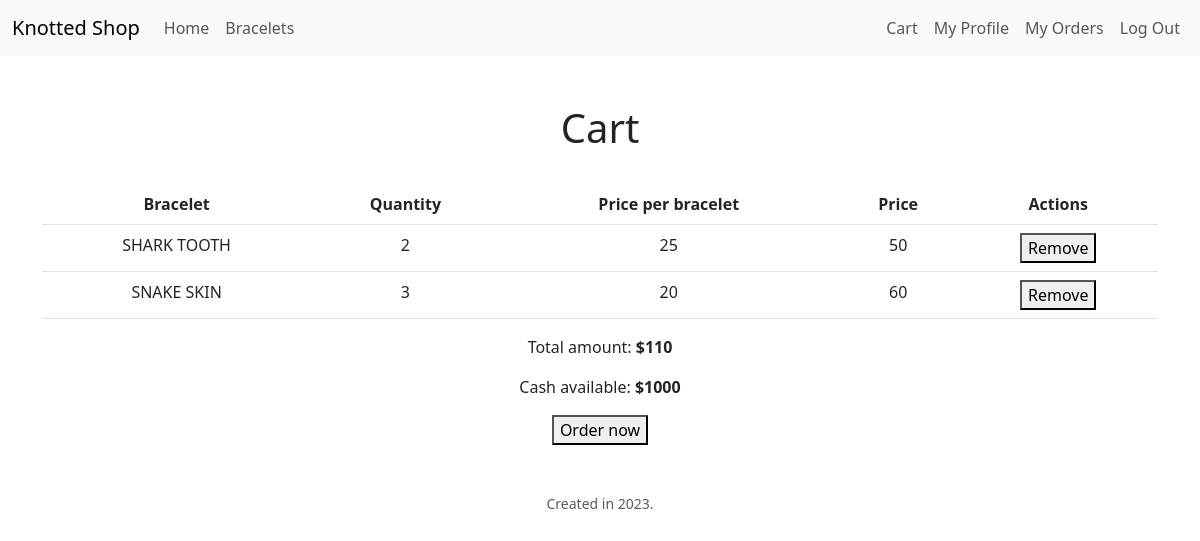
Page /cart (signed in) on the committed database.
### tables this page shows
CREATE TABLE products (
id INTEGER PRIMARY KEY NOT NULL UNIQUE,
name TEXT NOT NULL,
descr TEXT,
price INTEGER NOT NULL,
quantity INTEGER NOT NULL);

CREATE TABLE users (
id INTEGER PRIMARY KEY NOT NULL UNIQUE,
first_name TEXT NOT NULL,
last_name TEXT NOT NULL,
username TEXT NOT NULL UNIQUE,
hash TEXT NOT NULL,
email TEXT NOT NULL UNIQUE,
address_id INTEGER,
last_login_date DATE, cash INTEGER DEFAULT 1000);

### app.py (the view)
@app.route("/cart")
def cart():
    conn = get_database_connection()
    cur = conn.cursor()
    cart_data = cur.execute("""SELECT products.id AS id, products.name, SUM(cart.quantity) AS quantity, products.price
        FROM products
        JOIN cart ON products.id = cart.product_id
        JOIN users ON cart.user_id = users.id
        WHERE users.id = 1
        GROUP BY products.name;""").fetchall()
    total = cur.execute("""SELECT SUM(products.price) AS total_amount
        FROM products
        JOIN cart ON products.id = cart.product_id
        JOIN users ON cart.user_id = users.id
        WHERE users.id = 1;""").fetchone()
    row = cur.execute("SELECT cash FROM users WHERE id = ?;", (session["user_id"], )).fetchone()
    conn.close()
    return render_template("cart.html", cart_data=cart_data, total_amount=total, cash=row["cash"])

### app.py (called while the page is built)
@app.after_request
def after_request(response):
    response.headers["Cache-Control"] = "no-cache, no-store, must-revalidate"
    response.headers["Expires"] = 0
    response.headers["Pragma"] = "no-cache"
    return response

def get_database_connection():
    conn = sqlite3.connect("paracord.db")
    conn.row_factory = sqlite3.Row
    return conn

### templates/cart.html (shortened to what this page needs)
{% extends "layout.html" %}
{% block main %}
    <h1>Cart</h1><br>
    <div class="container">
        <table class="table">
            <thead>
                <tr>
                    <th scope="col">Bracelet</th>
                    <th scope="col">Quantity</th>
                    <th scope="col">Price per bracelet</th>
                    <th scope="col">Price</th>
                    <th scope="col">Actions</th>
                </tr>
            </thead>
            <tbody>
                {% for product in cart_data %}
                    <tr>
                        <td>{{ product["name"] }}</td>
                        <td>{{ product["quantity"] }}</td>
                        <td>{{ product["price"] }}</td>
                        <td>{{ product["quantity"] * product["price"] }}</td>
                        <td>
                            <form action="/remove_product" method="POST">
                                <button type="submit">Remove</button>
                            </form>
                        </td>
                    </tr>
                {% endfor %}
            </tbody>
        </table>
        <p>Total amount: <strong>${{ total_amount["total_amount"] }}</strong></p>
        <p>Cash available: <strong>${{ cash }}</strong></p>
        <button type="submit" name="order" action="/order">Order now</button>
    </div>
{% endblock %}

### templates/layout.html (shortened to what this page needs)
<!DOCTYPE html>
<html lang="en">
<head>
    <link href="https://cdn.jsdelivr.net/npm/bootstrap@5.3.0/dist/css/bootstrap.min.css" rel="stylesheet">
</head>
<body>
    <nav class="navbar navbar-expand-lg bg-body-tertiary" style="background-color: #7497af;">
        <div class="container-fluid">
          <a class="navbar-brand" href="/">Knotted Shop</a>
          <div class="collapse navbar-collapse" id="navbarNav">
            <ul class="navbar-nav me-auto">
              <li class="nav-item">
                <a class="nav-link" href="/">Home</a>
              </li>
              <li class="nav-item">
                <a class="nav-link" href="/products">Bracelets</a>
              </li>
            </ul>
              {% if session["user_id"] %}
                <ul class="navbar-nav ms-auto">
                  <li class="nav-item">
                    <a class="nav-link" href="/cart">Cart</a>
                  </li>
                  <li class="nav-item">
                      <a class="nav-link" href="/profile">My Profile</a>
                  </li>
                  <li class="nav-item">
                    <a class="nav-link" href="/order">My Orders</a>
                </li>
                  <li class="nav-item ">
                    <a class="nav-link" href="/logout">Log Out</a>
                  </li>
                </ul>
              {% endif %}
          </div>
        </div>
      </nav>
    <main class="container-fluid py-5 text-center">
        {% block main %}
        {% endblock %}
    </main>
    <footer class="mb-5 small text-center text-muted">
        Created in 2023.
    </footer>
</body>
</html>

### rows in the picture
products: name "SHARK TOOTH", quantity "2", price "25", product['quantity']*product['price'] "50"
products: name "SNAKE SKIN", quantity "3", price "20", product['quantity']*product['price'] "60"
users: cash "1000"

### other values in the picture
{{ total_amount["total_amount"] }} "110"
